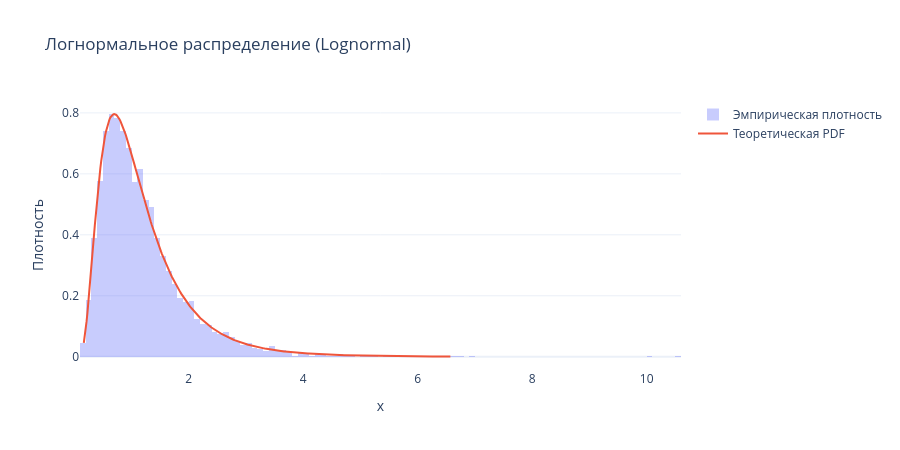

Write notebook code for a chart like this one.
### Markdown cell above
## Логнормальное распределение

Если логарифм величины распределён нормально → сама величина логнормальна.

**Формально:**
Если
$$
\ln(X) \sim N(\mu, \sigma^2)
$$
то X — логнормальная

**Свойства:**

- только положительные значения
* сильный правый хвост (skewed right)

**Где используется:**

* доходы пользователей
* время до события (lifetime)
* размеры файлов / запросов
* цены


-> если данные «перекошены вправо» → попробуй логарифм

### Code cell
# 2) Логнормальное распределение: ln(X) ~ N(mu_ln, sigma_ln^2)
mu_ln, sigma_ln = 0.0, 0.6
lognormal = stats.lognorm(s=sigma_ln, scale=np.exp(mu_ln))
lognormal_samples = lognormal.rvs(size=N, random_state=seed)
lo, hi = np.percentile(lognormal_samples, [0.1, 99.9])
xs_lognormal = np.linspace(max(1e-9, lo), hi, 400)
plot_continuous(
    lognormal,
    lognormal_samples,
    xs_lognormal,
    "Логнормальное распределение (Lognormal)",
)

### Figure 1 — Plotly figure (JSON) as saved in the notebook; plotly's stock layout.template omitted (floating-point values rounded to 4 significant figures; data arrays with more than 128 entries replaced by an {"elided": "..."} marker saying what was removed)
{"data": [{"histnorm": "probability density", "name": "Эмпирическая плотность", "opacity": 0.35, "type": "histogram", "x": {"elided": "5000 float values"}}, {"mode": "lines", "name": "Теоретическая PDF", "type": "scatter", "x": {"elided": "400 float values"}, "y": {"elided": "400 float values"}}], "layout": {"height": 450, "title": {"text": "Логнормальное распределение (Lognormal)"}, "xaxis": {"title": {"text": "x"}}, "yaxis": {"title": {"text": "Плотность"}}}}
